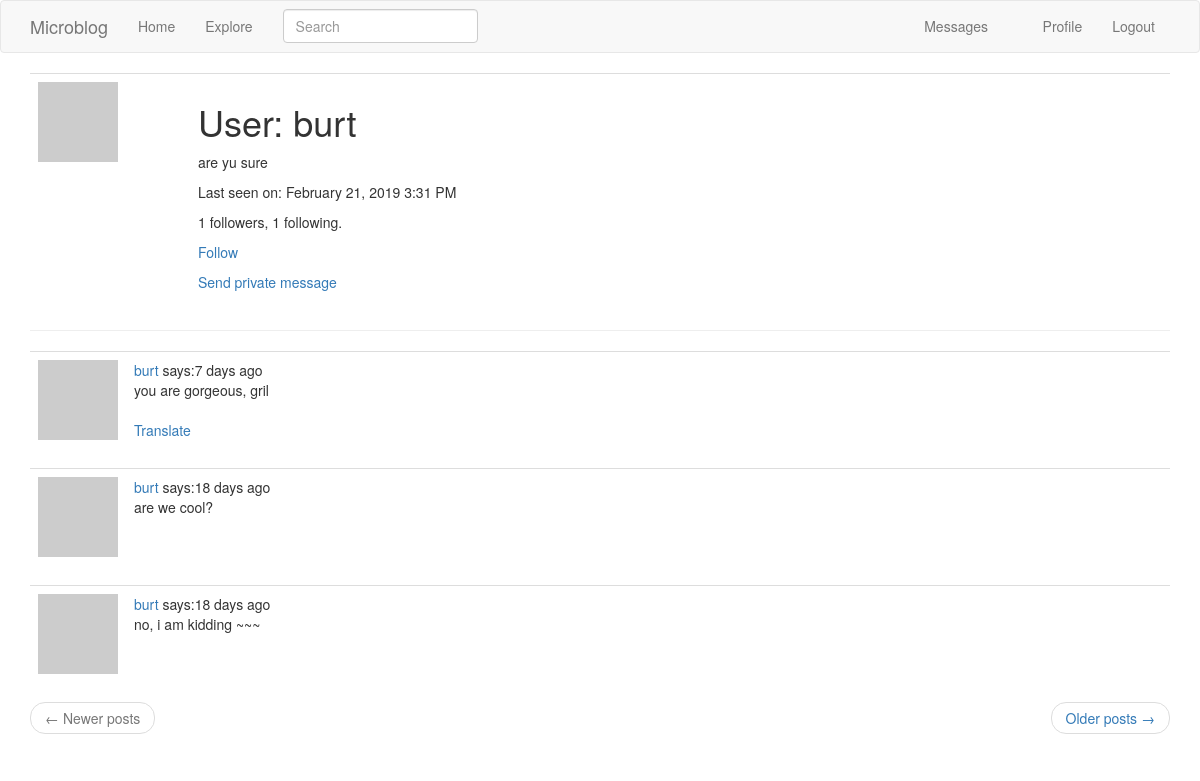
Page /user/burt (signed in) on the earlier database version.
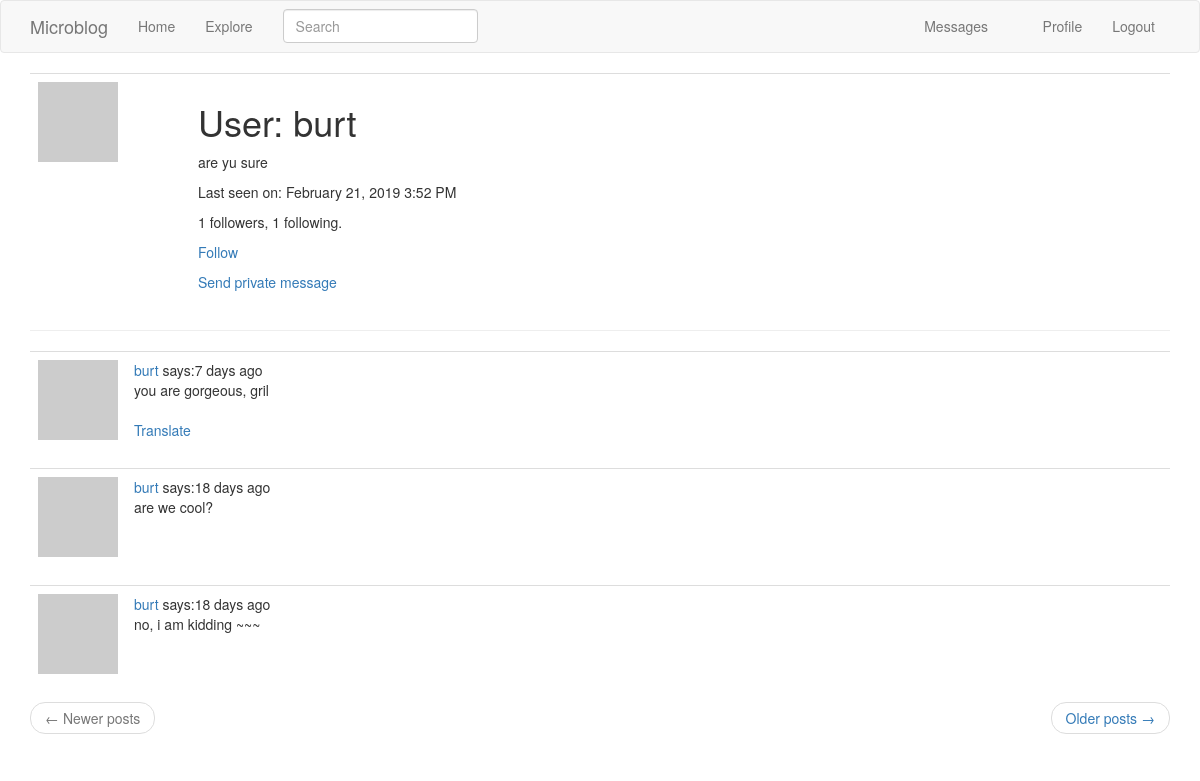
Same page on the later database version.
### app/models.py (models this page shows, shortened)
class User(UserMixin, db.Model):
    id = db.Column(db.Integer, autoincrement=True, primary_key=True)
    username = db.Column(db.String(64), index=True, unique=True)
    email = db.Column(db.String(120), index=True, unique=True)
    password_hash = db.Column(db.String(128))
    about_me = db.Column(db.String(140))
    last_seen = db.Column(db.DateTime, default=datetime.utcnow)
    posts = db.relationship('Post', backref='author', lazy='dynamic')
    followed = db.relationship('User',
                               secondary=followers,
                               primaryjoin=(followers.c.follower_id == id),
                               secondaryjoin=(followers.c.followed_id == id),
                               backref=db.backref('followers', lazy='dynamic'),
                               lazy='dynamic')
    messages_sent = db.relationship('Message',
                                    backref='author',
                                    foreign_keys='Message.sender_id',
                                    lazy='dynamic')
    messages_received = db.relationship('Message',
                                        backref='recipient',
                                        foreign_keys='Message.recipient_id',
                                        lazy='dynamic')
    notifications = db.relationship('Notification',
                                    backref='user',
                                    lazy='dynamic')
    last_message_read_time = db.Column(db.DateTime)
    def new_messages(self):
        last_read_time = self.last_message_read_time or datetime(1900, 1, 1)
        return Message.query.filter_by(recipient=self).filter(Message.timestamp > last_read_time).count()
    def avatar(self, size):
        digest = md5(self.email.lower().encode('utf-8')).hexdigest()
        return 'https://www.gravatar.com/avatar/{}?d=monsterid&s={}'.format(digest, size)
    def is_following(self, user):
        return self.followed.filter(followers.c.followed_id == user.id).count() > 0

### app/main/routes.py (the view)
@bp.route('/user/<username>', methods=['GET'])
@login_required
def user(username):
    page = request.args.get('page', default=1, type=int)
    user = User.query.filter_by(username=username).first_or_404()
    posts = (user.posts
             .order_by(Post.timestamp.desc())
             .paginate(page, current_app.config['POSTS_PER_PAGE'], False))
    next_url = url_for('main.user', username=user.username, page=posts.next_num) if posts.has_next else None
    prev_url = url_for('main.user', username=user.username, page=posts.prev_num) if posts.has_prev else None
    return render_template('user.html', title='User', user=user,
                           posts=posts.items, next_url=next_url, prev_url=prev_url)

### app/main/forms.py
class SearchForm(FlaskForm):
    q = StringField('Search', validators=[DataRequired()])
    def __init__(self, *args, **kwargs):
        if 'formdata' not in kwargs:
            kwargs['formdata'] = request.args
        if 'csrf_enabled' not in kwargs:
            kwargs['csrf_enabled'] = False
        super(SearchForm, self).__init__(*args, **kwargs)

### app/main/routes.py (called while the page is built)
@bp.before_app_request
def before_request():
    if current_user.is_authenticated:
        current_user.last_seen = datetime.utcnow()
        db.session.commit()
        g.search_form = SearchForm()

### app/models.py (called while the page is built)
@login.user_loader
def load_user(uid):
    return User.query.get(int(uid))

    @classmethod
    def before_commit(cls, session):
        session._changes = {
            'add': list(session.new),
            'update': list(session.dirty),
            'delete': list(session.deleted)
        }

### app/templates/user.html
{% extends "base.html" %}
{% import 'bootstrap/wtf.html' as wtf %}
{% block app_content %}
<table class="table table-hover">
    <tr>
        <td width="160px"><img src="{{ user.avatar(160) }}"></td>
        <td>
            <h1>User: {{ user.username }}</h1>
            {% if user.about_me %}<p>{{ user.about_me }}</p>{% endif %}
            {% if user.last_seen %}<p>Last seen on: {{ moment(user.last_seen).format('LLL') }}</p>{% endif %}
            <p>{{ user.followers.count() }} followers, {{ user.followed.count() }} following.</p>
            {% if user==current_user %}<a href="{{ url_for('main.edit_profile') }}">edit profile</a>
            {% elif current_user.is_following(user) %}
            <p>
                <a href="{{ url_for('main.unfollow', username=user.username) }}">
                    UnFollow
                </a>
            </p>
            {% else %}
            <p>
                <a href="{{ url_for('main.follow', username=user.username) }}">
                    Follow
                </a>
            </p>
            {% endif %}
            {% if user != current_user %}
            <p>
                <a href="{{ url_for('main.sent_message', recipient_name=user.username) }}">
                    Send private message
                </a>
            </p>
            {% endif %}
        </td>
    </tr>
</table>
<hr>
{% for post in posts %}
{% include "_post.html" %}
{% endfor %}
<nav aria-label="...">
        <ul class="pager">
            <li class="previous{% if not prev_url %} disabled{% endif %}">
                <a href="{{ prev_url or '#' }}">
                    <span aria-hidden="true">&larr;</span> Newer posts
                </a>
            </li>
            <li class="next{% if not next_url %} disabled{% endif %}">
                <a href="{{ next_url or '#' }}">
                    Older posts <span aria-hidden="true">&rarr;</span>
                </a>
            </li>
        </ul>
</nav>
{% endblock %}

Differences in the rows shown:
changed User "burt": last_seen "February 21, 2019 3:31 PM" → "February 21, 2019 3:52 PM"
